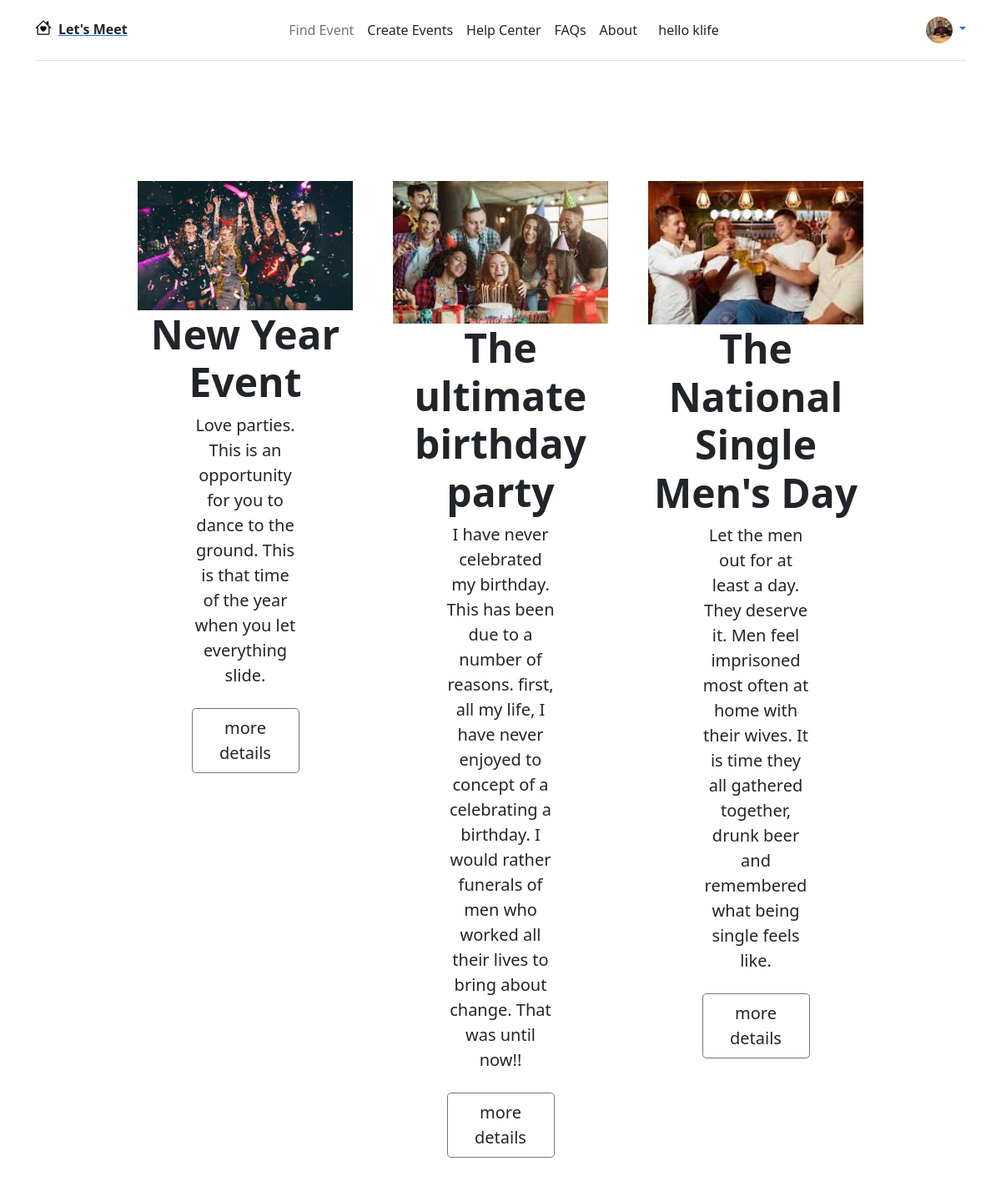
/events/ (signed in), run on the app's committed database.
### meetups/models.py (models this page shows, shortened)
class Paticipants(models.Model):
    user = models.OneToOneField(User, null=True, on_delete=models.CASCADE)
    name = models.CharField(max_length=100)
    email = models.EmailField(unique=True, )
    profile_pic = models.ImageField(null=True, blank=True)

class Event(models.Model):
    title = models.CharField(max_length=200, )
    description = models.TextField()
    organizer_email = models.EmailField(unique=True, )
    date = models.DateField()
    slug = models.SlugField(unique=True, null=False)
    location = models.ForeignKey(Locations, on_delete=models.CASCADE)
    participants = models.ManyToManyField(Paticipants, )
    image = models.ImageField(upload_to='images', )
    class Meta:
        db_table = 'events names'

### meetups/views.py (the view)
# urls.py: path('', views.home_page, name='home-page'),
def home_page(request):
    events = Event.objects.all()
    return render(request, 'meetups/index.html', {
        'events': events
    })

### meetups/templates/meetups/index.html (shortened to what this page needs)
{% extends 'meetups/base/base.html' %}
{% load static %}
{% block navbar %}
{% include 'meetups/includes/navbar.html' %}
{% endblock %}
{% block events-block %}
<section>
  <div class=" row g-4 py-5 row-cols-1 row-cols-lg-3 justify-content-center">
    {% for event in events %}
    <div class="px-4 py-5 my-5 text-center col-lg-3 col-md-6 col-sm-12 ">
      <div class="">
        <img src="{{ event.image.url }}" class="d-block mx-lg-auto img-fluid" alt="{{ event.title }}"
          width="300" height="200" loading="lazy">
      </div>
      <h1 class="display-5 fw-bold text-body-emphasis">{{ event.title }}</h1>
      <div class="col-lg-6 mx-auto">
        <p class="lead mb-4"> {{ event.description }}</p>
        <div class="d-grid gap-2 d-sm-flex justify-content-sm-center">
          <button  type="button" class="btn btn-outline-secondary btn-lg px-4"><a href="{% url 'event-details' event.slug %}" class="text-decoration-none text-dark"> more details</a> </button>
        </div>
      </div>
    </div>
    {% endfor %}
  </div>
</section>
{% endblock %}

### meetups/templates/meetups/includes/navbar.html (shortened to what this page needs)
<section>
  <div class="container">
    <header
      class="d-flex flex-wrap align-items-center justify-content-center justify-content-md-between py-3 mb-4 border-bottom">
      <div class="col-md-3 mb-2 mb-md-0 link-secondary">
        <a href="/" class="d-inline-flex link-body-emphasis text-decoration-dark">
           <span class="px-2 text-dark fw-bold"> Let's Meet </span>
        </a>
      </div>
      <ul class="nav col-12 col-md-auto mb-2 justify-content-center mb-md-0 text-dark">
        <li><a href="#" class="nav-link px-2 link-secondary">Find Event</a></li>
        <li><a href="#" class="nav-link px-2 text-dark">Create Events</a></li>
        <li><a href="#" class="nav-link px-2 text-dark">Help Center</a></li>
        <li><a href="#" class="nav-link px-2 text-dark">FAQs</a></li>
        <li><a href="#" class="nav-link px-2 text-dark">About</a></li>
      </ul>
      {% if not request.user.is_active %}
      <div class="col-md-3 text-end">
        <button type="button" class="btn btn-outline-secondary me-2"><a href="{% url 'events-sign-in' %}"
            class="text-decoration-none text-dark">Login</a></button>
        <button type="button" class="btn btn-outline-secondary"><a href="{% url 'sign-up' %}"
            class="text-decoration-none text-dark">Signup</a></button>
      </div>
      {% else %}
      <span class="text-end">hello {{ request.user.paticipants.name }}</span>
      <div class="col-md-3 text-end">
        <div class="dropdown text-end">
          <a href="#" class="d-block link-body-emphasis text-decoration-none dropdown-toggle" data-bs-toggle="dropdown"
            aria-expanded="false">
            <img src="{{ request.user.paticipants.profile_pic.url }}" alt="mdo" width="32" height="32"
              class="rounded-circle">
          </a>
        </div>
      </div>
      {% endif %}
    </header>
  </div>
</section>

### data on the page
Event: image (picture), title "New Year Event", description "Love parties. This is an opportunity for you to dance to the ground. This is that time of the year when you let everything slide."
Event: image (picture), title "The ultimate birthday party", description "I have never celebrated my birthday. This has been due to a number of reasons. first, all my life, I have never enjoyed to concept of a celebrating a birthday. I would rather funerals of men who worked all their lives to bring about change. That was until now!!"
Event: image (picture), title "The National Single Men's Day", description "Let the men out for at least a day. They deserve it. Men feel imprisoned most often at home with their wives. It is time they all gathered together, drunk beer and remembered what being single feels like."

### other printed values
{{ request.user.paticipants.name }} "klife"
